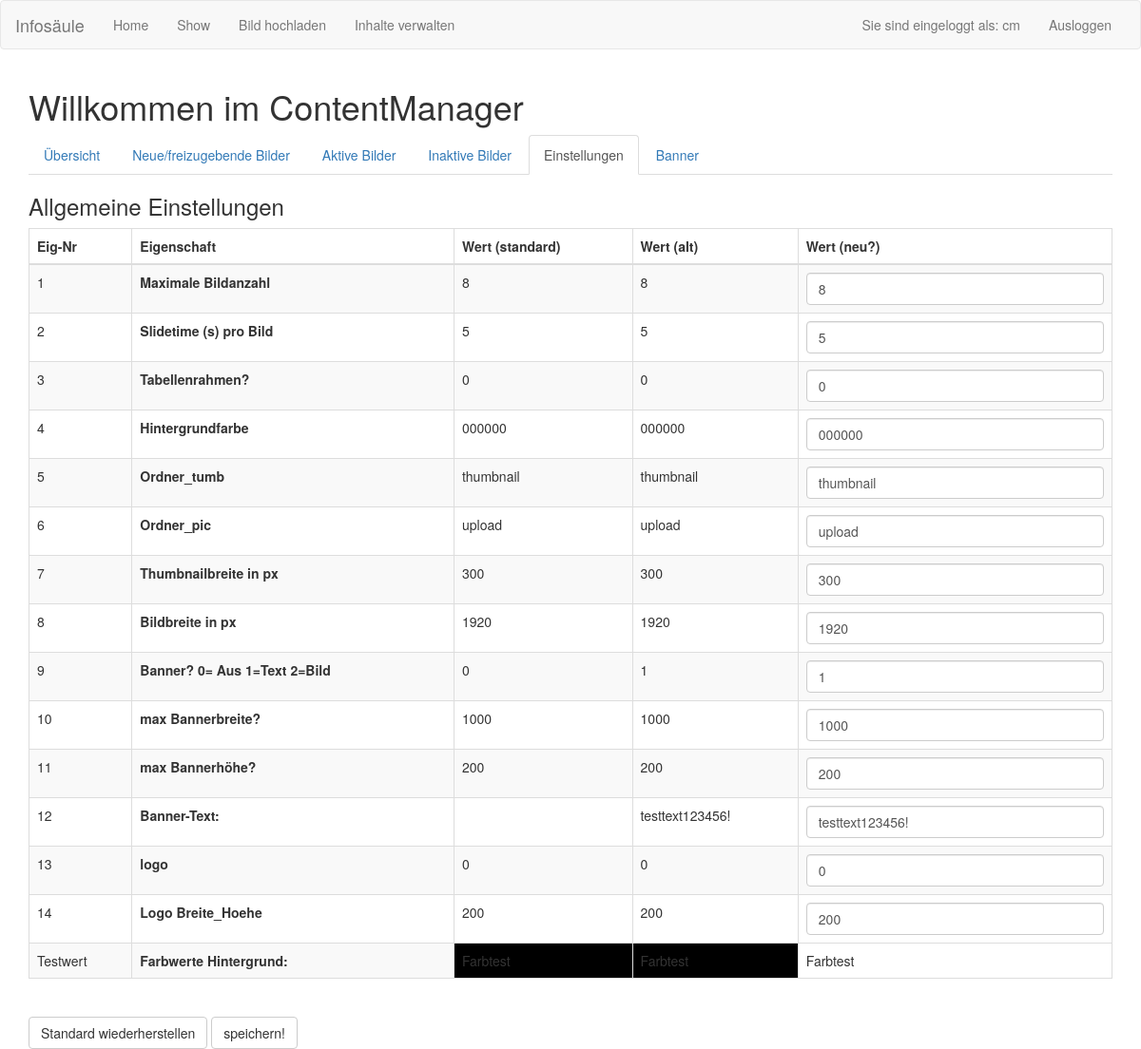
The page /cms_pref.php (signed in) on the database its author committed.
### tables this page shows
CREATE TABLE "preferences" (
	`lfdnr`	INTEGER PRIMARY KEY AUTOINCREMENT,
	`con`	TEXT NOT NULL,
	`value`	TEXT NOT NULL,
	`value_s`	TEXT NOT NULL
);

### cms_pref.php (the view, shortened to what this page needs)
<?php
include("header.php");
include("cms_links.php");
?>
<html>
<head>
  <link href="css/bootstrap.min.css" rel="stylesheet">
</head>
<body>
        <div id="cms_pref" class="container">
<?php
echo" <form action='cms_pref.php' method='post' enctype='multipart/form-data'>";
$db = new SQLite3('db/infosaeule.sqlite');
$Eintraege=13;
 if(!$db)die($db->lastErrorMsg());
 else{
 $j=0;
 while ($j<$Eintraege+1)
 {
 $flag_a[$j]=0;
 $j++;
 }
 $flag="FF0000";
    $results = $db->query("SELECT lfdnr,con,value,value_s from preferences");
if($results)
  {
  echo "<b><h3>Allgemeine Einstellungen</h3></b>";
  echo "<table class='table  table-striped table-bordered'>";
  echo "<thead><th>Eig-Nr</th>";
  echo "<th>Eigenschaft</th>";
  echo "<th>Wert (standard)</th>";
  echo "<th><b>Wert (alt) </th>";
  echo "<th>Wert (neu?) </th></thead>";
  echo "<tbody>";
        while ($row = $results->fetchArray() )
         {
                 if ($row['lfdnr']=='4')     $bgc=$row['value'];
                 if ($flag_a[$row['lfdnr']]==1){
                 echo "<tr><td bgcolor='".$flag."'>".$row['lfdnr']."</td>";
                 echo "<td bgcolor='".$flag."'><b>".$row['con']."</b></td>";
                 echo "<td>".$row['value_s']."</td>";
                 echo "<td >".$row['value']."</td>";
                 echo "<td bgcolor='".$flag."'><input class='form-control placeholder='.col-xs-3' type='input' value='".$row['value']."' name='".$row['lfdnr']."' ></td>";
                 echo "</tr>";
                 }
                 else
                 {
                 echo "<tr><td >".$row['lfdnr']."</td>";
                 echo "<td><b>".$row['con']."</b></td>";
                 echo "<td>".$row['value_s']."</td>";
                 echo "<td >".$row['value']."</td>";
                 echo "<td><input class='form-control placeholder='.col-xs-3' type='input' value='".$row['value']."' name='".$row['lfdnr']."' ></td>";
                 echo "</tr>";
                 }
         }
         echo "<tr><td>Testwert</td>";
         echo "<td><b>Farbwerte Hintergrund:</b></td>";
         echo "<td bgcolor='000000'>Farbtest</td>";
         echo "<td bgcolor='".$bgc."'>Farbtest</td>";
         echo "<td bgcolor='ffffff'>Farbtest</td></tr>";
  echo "</tbody>";
  echo "</table>";
  }
}
?>
 <br>
 <input class="btn btn-default btn-file" type="submit" value="Standard wiederherstellen" name='standard' >
 <input class="btn btn-default btn-file" type="submit" value="speichern!" name='speichern'>
</form>
</div>
</body>
</html>

### css/nav.css (style rules this page uses)
.container { width: 900px; }

### rows shown on the page
preferences: lfdnr "1", con "Maximale Bildanzahl", value_s "8", value "8"
preferences: lfdnr "2", con "Slidetime (s) pro Bild", value_s "5", value "5"
preferences: lfdnr "3", con "Tabellenrahmen?", value_s "0", value "0"
preferences: lfdnr "4", con "Hintergrundfarbe", value_s "000000", value "000000"
preferences: lfdnr "5", con "Ordner_tumb", value_s "thumbnail", value "thumbnail"
preferences: lfdnr "6", con "Ordner_pic", value_s "upload", value "upload"
preferences: lfdnr "7", con "Thumbnailbreite in px", value_s "300", value "300"
preferences: lfdnr "8", con "Bildbreite in px", value_s "1920", value "1920"
preferences: lfdnr "9", con "Banner? 0= Aus 1=Text 2=Bild", value_s "0", value "1"
preferences: lfdnr "10", con "max Bannerbreite?", value_s "1000", value "1000"
preferences: lfdnr "11", con "max Bannerhöhe?", value_s "200", value "200"
preferences: lfdnr "12", con "Banner-Text:", value "testtext123456!"
preferences: lfdnr "13", con "logo", value_s "0", value "0"
preferences: lfdnr "14", con "Logo Breite_Hoehe", value_s "200", value "200"

### other values the page prints
$_SESSION['rolle'] "cm"
